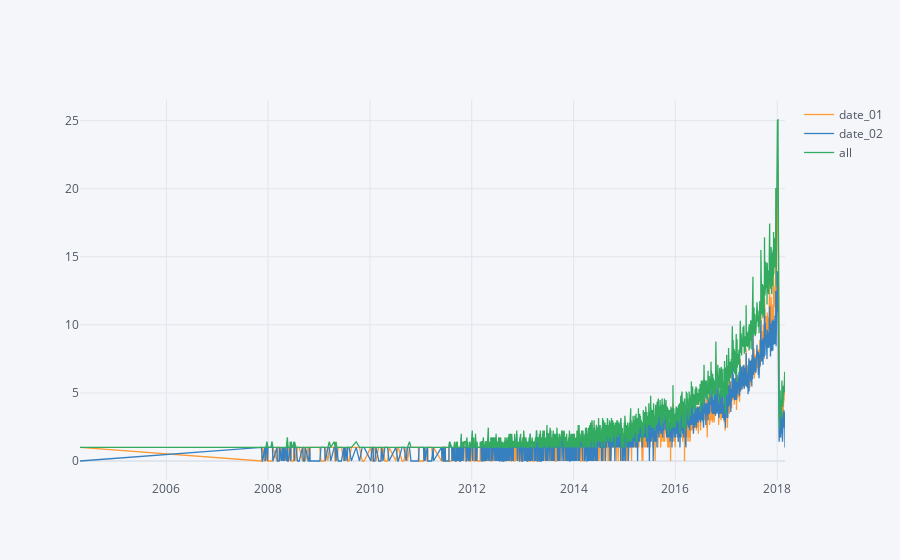

Notebook source saved alongside this figure:
### Code cell
# посмотрим на распределение количества отзывов по датам
# кол-во первых отзывов по дням сохраняем в датафрейм
date_count = pd.DataFrame(restaurants.groupby(['Review_date_01']).size(),columns=['date_01'])
# кол-во вторых отзывов по дням
date_count_2 = restaurants.groupby(['Review_date_02']).size()
# объединяем по столбцам кол-во отзывов по дням
date_count = pd.concat([date_count, date_count_2], axis = 1)
date_count.rename(columns={0:'date_02'}, inplace=True)
# добавляем кол-во всех отзывов по дням
date_count.fillna(0, inplace=True)
date_count['all'] = date_count.date_01 + date_count.date_02

# выводим график по распределению количества отзывов по датам в хронологическом порядке
np.sqrt(date_count).iplot()

### Figure 1 — Plotly figure (JSON) as saved in the notebook; plotly's stock layout.template omitted (floating-point values rounded to 4 significant figures; data arrays with more than 128 entries replaced by an {"elided": "..."} marker saying what was removed)
{"data": [{"line": {"color": "rgba(255, 153, 51, 1.0)", "dash": "solid", "shape": "linear", "width": 1.3}, "mode": "lines", "name": "date_01", "text": "", "type": "scatter", "x": {"elided": "2239 str values"}, "y": {"elided": "2239 float values"}}, {"line": {"color": "rgba(55, 128, 191, 1.0)", "dash": "solid", "shape": "linear", "width": 1.3}, "mode": "lines", "name": "date_02", "text": "", "type": "scatter", "x": {"elided": "2239 str values"}, "y": {"elided": "2239 float values"}}, {"line": {"color": "rgba(50, 171, 96, 1.0)", "dash": "solid", "shape": "linear", "width": 1.3}, "mode": "lines", "name": "all", "text": "", "type": "scatter", "x": {"elided": "2239 str values"}, "y": {"elided": "2239 float values"}}], "layout": {"legend": {"bgcolor": "#F5F6F9", "font": {"color": "#4D5663"}}, "paper_bgcolor": "#F5F6F9", "plot_bgcolor": "#F5F6F9", "title": {"font": {"color": "#4D5663"}}, "xaxis": {"gridcolor": "#E1E5ED", "showgrid": true, "tickfont": {"color": "#4D5663"}, "title": {"font": {"color": "#4D5663"}, "text": ""}, "zerolinecolor": "#E1E5ED"}, "yaxis": {"gridcolor": "#E1E5ED", "showgrid": true, "tickfont": {"color": "#4D5663"}, "title": {"font": {"color": "#4D5663"}, "text": ""}, "zerolinecolor": "#E1E5ED"}}}
